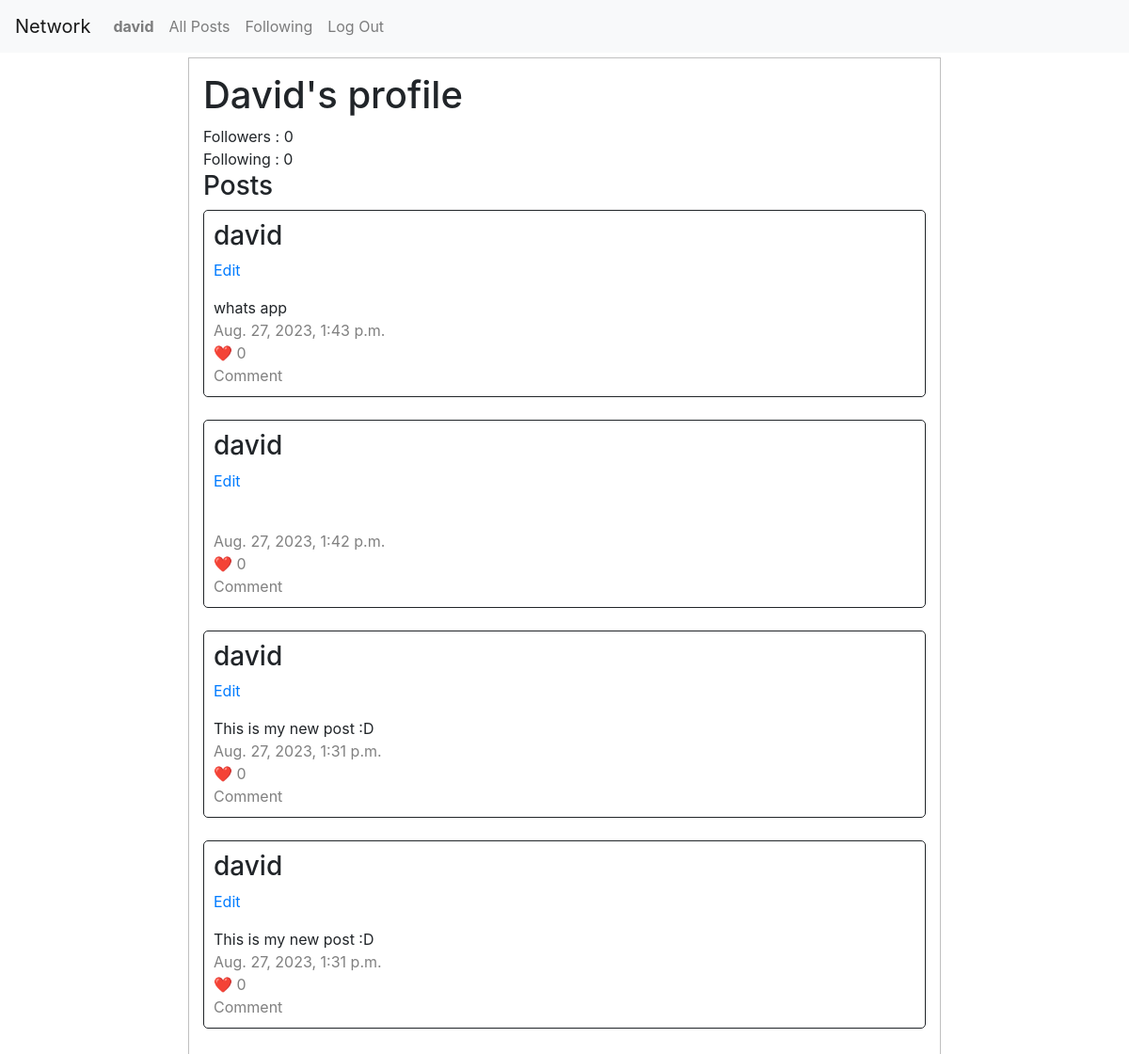
Page /profile/david (signed in) on the earlier database version.
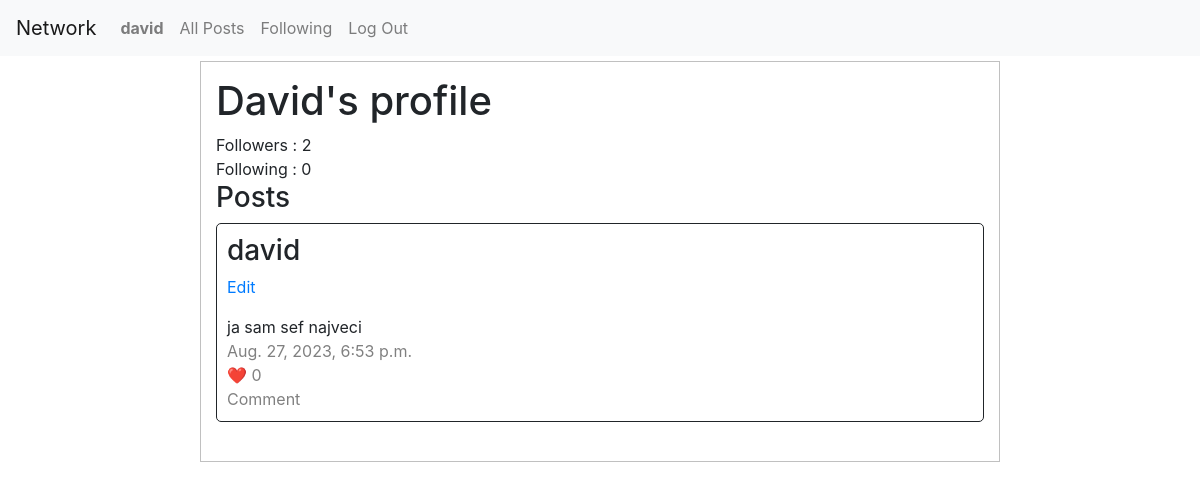
Same page on the later database version.
### network/models.py (models this page shows)
class User(AbstractUser):
    followers = models.JSONField(default=list)
    following = models.JSONField(default=list)

class NewPost(models.Model):
    posted_by = models.ForeignKey(User, on_delete=models.CASCADE, related_name='user')
    text = models.CharField(max_length=1000)
    timestamp = models.DateTimeField(default=timezone.now)
    likes = models.IntegerField(default=0)

### network/views.py (the view, shortened to what this page needs)
# urls.py: path("profile/<str:username>", views.profile, name="profile"),
@login_required
def profile(request, username):
    if username == request.user.username:
        follow = False
        followed = False
    return render(request, "network/profile.html", {
        "user": request.user,
        "user_profile": User.objects.get(username=username),
        "posts": NewPost.objects.filter(posted_by=User.objects.get(username=username)).order_by('-timestamp'),
        "follow": follow,
        "followed": followed,
    })

### network/templates/network/profile.html (shortened to what this page needs)
{% extends "network/layout.html" %}
{% block body %}
    <div id="profile">
        <h1>{{ user_profile.username|capfirst }}'s profile</h1>
        Followers : {{ user_profile.followers|length }} <br>
        Following : {{ user_profile.following|length }} <br>
        <h3>Posts</h3>
        {% if posts %}
            {% for post in posts %}
                <div class="posts">
                    <h3>{{ user_profile.username }}</h3>
                    <p><a href="#">Edit</a></p>
                    {{ post.text }}<br>
                    <span class="greytext">{{ post.timestamp }}</span><br>
                    <a href="#" class="greylink">❤️ {{ post.likes }}</a><br>
                    <a href="#" class="greylink">Comment</a>
                </div><br>
            {% endfor %}
        {% else %}
            {{ user_profile.username }} haven't posted anything yet!
        {% endif %}
    </div>
{% endblock %}

### network/templates/network/layout.html (shortened to what this page needs)
{% load static %}
<!DOCTYPE html>
<html lang="en">
    <head>
        <link rel="stylesheet" href="https://stackpath.bootstrapcdn.com/bootstrap/4.4.1/css/bootstrap.min.css">
        <link href="{% static 'network/styles.css' %}" rel="stylesheet">
    </head>
    <body>
        <nav class="navbar navbar-expand-lg navbar-light bg-light">
            <a class="navbar-brand" href="{% url 'index' %}">Network</a>
            <div>
              <ul class="navbar-nav mr-auto">
                {% if user.is_authenticated %}
                    <li class="nav-item">
                        <a class="nav-link" href="{% url 'profile' user.username %}"><strong>{{ user.username }}</strong></a>
                    </li>
                {% endif %}
                <li class="nav-item">
                  <a class="nav-link" href="{% url 'index' %}">All Posts</a>
                </li>
                {% if user.is_authenticated %}
                    <li class="nav-item">
                        <a class="nav-link" href="{% url 'following' %}">Following</a>
                    </li>
                    <li class="nav-item">
                        <a class="nav-link" href="{% url 'logout' %}">Log Out</a>
                    </li>
                {% endif %}
              </ul>
            </div>
          </nav>
        <div class="body">
            {% block body %}
            {% endblock %}
        </div>
    </body>
</html>

Differences in the rows shown:
removed NewPost: {{ user_profile.username }} "david", text "whats app", timestamp "Aug. 27, 2023, 1:43 p.m.", likes "0"
no longer on this page (row edited): NewPost: {{ user_profile.username }} "david", timestamp "Aug. 27, 2023, 1:42 p.m.", likes "0"
no longer on this page (row edited): NewPost: {{ user_profile.username }} "david", text "This is my new post :D", timestamp "Aug. 27, 2023, 1:31 p.m.", likes "0"
changed User "David": followers|length "0" → "2"
changed NewPost: text "This is my new post :D" → "ja sam sef najveci"; timestamp "Aug. 27, 2023, 1:31 p.m." → "Aug. 27, 2023, 6:53 p.m."
